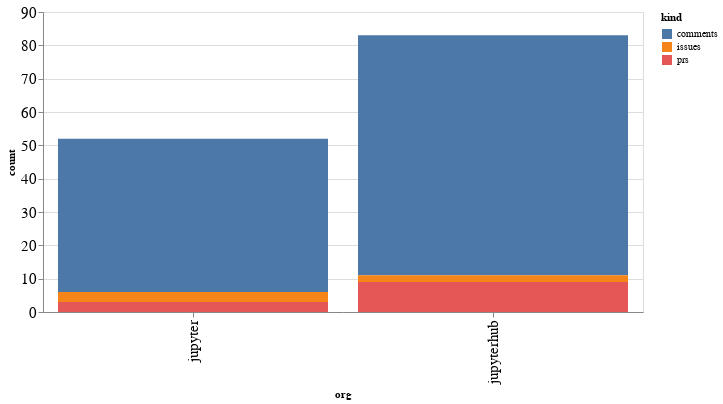

This figure's notebook cell:
### Code cell
alt.Chart(org_summaries, width=600).mark_bar().encode(
    x='org',
    y='count',
    color='kind',
    tooltip="org"
)

### Figure 1 — Vega-Lite specification as saved in the notebook (floating-point values rounded to 4 significant figures)
{"config": {"axisLeft": {"labelFontSize": 15}, "axisBottom": {"labelFontSize": 15}}, "data": {"name": "data-4c62a44ec42f0fb1e1b246ed9a298e81"}, "mark": "bar", "encoding": {"color": {"type": "nominal", "field": "kind"}, "tooltip": {"type": "nominal", "field": "org"}, "x": {"type": "nominal", "field": "org"}, "y": {"type": "quantitative", "field": "count"}}, "width": 600, "$schema": "https://vega.github.io/schema/vega-lite/v4.8.1.json", "datasets": {"data-4c62a44ec42f0fb1e1b246ed9a298e81": [{"org": "jupyter", "kind": "comments", "count": 46}, {"org": "jupyter", "kind": "issues", "count": 3}, {"org": "jupyter", "kind": "prs", "count": 3}, {"org": "jupyterhub", "kind": "comments", "count": 72}, {"org": "jupyterhub", "kind": "issues", "count": 2}, {"org": "jupyterhub", "kind": "prs", "count": 9}]}}
